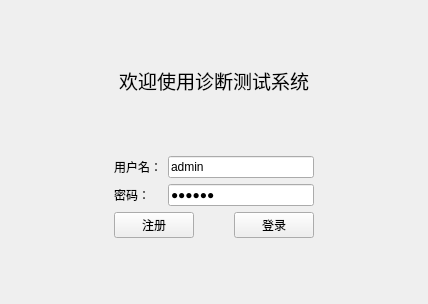
<?xml version="1.0" encoding="UTF-8"?>
<ui version="4.0">
 <class>LoginView</class>
 <widget class="QWidget" name="LoginView">
  <property name="geometry">
   <rect>
    <x>0</x>
    <y>0</y>
    <width>428</width>
    <height>304</height>
   </rect>
  </property>
  <property name="windowTitle">
   <string>登录</string>
  </property>
  <layout class="QVBoxLayout" name="verticalLayout_3">
   <item>
    <layout class="QVBoxLayout" name="verticalLayout_2">
     <item>
      <spacer name="verticalSpacer">
       <property name="orientation">
        <enum>Qt::Orientation::Vertical</enum>
       </property>
       <property name="sizeHint" stdset="0">
        <size>
         <width>20</width>
         <height>40</height>
        </size>
       </property>
      </spacer>
     </item>
     <item>
      <widget class="QLabel" name="label">
       <property name="font">
        <font>
         <pointsize>14</pointsize>
        </font>
       </property>
       <property name="text">
        <string>欢迎使用诊断测试系统</string>
       </property>
       <property name="alignment">
        <set>Qt::AlignmentFlag::AlignCenter</set>
       </property>
      </widget>
     </item>
     <item>
      <spacer name="verticalSpacer_2">
       <property name="orientation">
        <enum>Qt::Orientation::Vertical</enum>
       </property>
       <property name="sizeHint" stdset="0">
        <size>
         <width>20</width>
         <height>40</height>
        </size>
       </property>
      </spacer>
     </item>
     <item>
      <layout class="QHBoxLayout" name="horizontalLayout_4">
       <item>
        <spacer name="horizontalSpacer">
         <property name="orientation">
          <enum>Qt::Orientation::Horizontal</enum>
         </property>
         <property name="sizeHint" stdset="0">
          <size>
           <width>20</width>
           <height>20</height>
          </size>
         </property>
        </spacer>
       </item>
       <item>
        <layout class="QVBoxLayout" name="verticalLayout">
         <item>
          <layout class="QHBoxLayout" name="horizontalLayout_2">
           <item>
            <layout class="QFormLayout" name="formLayout">
             <item row="0" column="0">
              <widget class="QLabel" name="label_2">
               <property name="text">
                <string>用户名：</string>
               </property>
              </widget>
             </item>
             <item row="0" column="1">
              <widget class="QLineEdit" name="inputUserName">
               <property name="text">
                <string>admin</string>
               </property>
              </widget>
             </item>
             <item row="1" column="0">
              <widget class="QLabel" name="label_3">
               <property name="text">
                <string>密码：</string>
               </property>
              </widget>
             </item>
             <item row="1" column="1">
              <widget class="QLineEdit" name="inputUserPassword">
               <property name="text">
                <string>123456</string>
               </property>
               <property name="echoMode">
                <enum>QLineEdit::EchoMode::Password</enum>
               </property>
              </widget>
             </item>
            </layout>
           </item>
          </layout>
         </item>
         <item>
          <layout class="QHBoxLayout" name="horizontalLayout_3">
           <item>
            <layout class="QHBoxLayout" name="horizontalLayout">
             <property name="spacing">
              <number>40</number>
             </property>
             <item>
              <widget class="QPushButton" name="btSignUp">
               <property name="text">
                <string>注册</string>
               </property>
              </widget>
             </item>
             <item>
              <widget class="QPushButton" name="btSignin">
               <property name="text">
                <string>登录</string>
               </property>
              </widget>
             </item>
            </layout>
           </item>
          </layout>
         </item>
        </layout>
       </item>
       <item>
        <spacer name="horizontalSpacer_2">
         <property name="orientation">
          <enum>Qt::Orientation::Horizontal</enum>
         </property>
         <property name="sizeHint" stdset="0">
          <size>
           <width>20</width>
           <height>20</height>
          </size>
         </property>
        </spacer>
       </item>
      </layout>
     </item>
     <item>
      <spacer name="verticalSpacer_3">
       <property name="orientation">
        <enum>Qt::Orientation::Vertical</enum>
       </property>
       <property name="sizeHint" stdset="0">
        <size>
         <width>20</width>
         <height>40</height>
        </size>
       </property>
      </spacer>
     </item>
    </layout>
   </item>
  </layout>
 </widget>
 <resources/>
 <connections/>
</ui>
